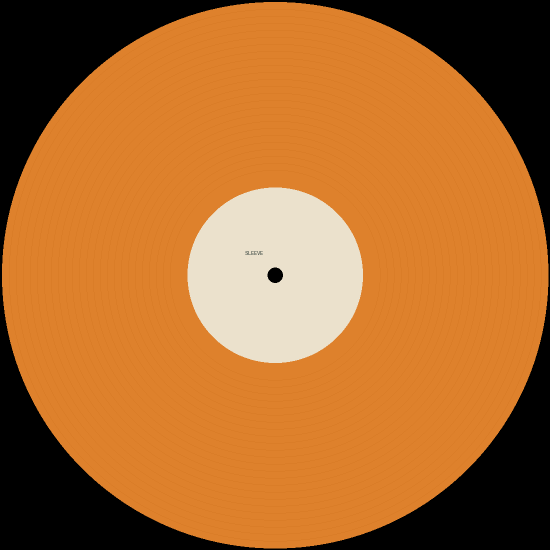
#> input picture Resources/Samples/Oranje-referentie.png, 1100 x 1100 px (shown at 1/2 size)
$ python -i scan_sticker.py   (imports and definitions only)   (older library calls are emulated)
#> lines starting #> are read from the running program, lines starting #| are printed output that depends on the picture
#> further down, picture is the input picture: shape (1100, 1100, 3); mean B, G, R 46.4, 107.2, 172.7
#!/usr/bin/env python3
"""Een sticker uitsnijden uit één scan (de sticker op zijn plastic hoes). Alleen op feiten:

  rechthoek met kader  een gesloten rechthoek met afgeronde hoeken (het gedrukte kader van een Music On
                       Vinyl-sticker); de rand van de sticker ligt rondom op dezelfde afstand erbuiten.
                       Die afstand wordt op alle vier zijden tegelijk gezocht (de zwakste zijde telt).
  rechthoek zonder     een gesloten rechthoek met afgeronde hoeken die zelf de rand is (strook "new album").
  cirkel               een rand die rondom doorloopt, loodrecht op de straal (ronde sticker), precies gemeten
                       in 180 richtingen en een cirkel erdoor.

Uitsnijden met transparante hoeken (rechthoek: afgeronde hoeken; cirkel: echte cirkel). Twijfel als de rand
niet rondom te zien is. Rechtzetten gebeurt daarna in de route, op de tekst (scan_rechtop).

Gebruik: scan_sticker.py scan.png --out sticker.png [--dpi 600]
Uitvoer: één JSON-regel {verdict, why, shape, size_mm, dpi, angle, ...}
"""
import argparse, json, math, os, sys
import numpy as np, cv2

HERE = os.path.dirname(os.path.abspath(__file__)); sys.path.insert(0, HERE)
WORK = 1600            # rekenen op een beeld van ±1600 px (lange zijde)
FILL = 0.95            # een rechthoek met afgeronde hoeken vult zijn omschreven rechthoek voor minstens zoveel
RIM_CIRCLE = 0.6       # zoveel van een cirkel moet als doorlopende rand te zien zijn


# [78 lines left out: functions load, closed_rects, outer_offset, round_rect_mask, not called in this run]


def find_circle(im):
    """Ronde sticker: rand rondom doorlopend en loodrecht op de straal; daarna precies (180 richtingen)."""
    h, w = im.shape[:2]
#> h = 1100; w = 1100
    g = cv2.GaussianBlur(cv2.cvtColor(im, cv2.COLOR_BGR2GRAY), (0, 0), 2).astype(np.float32)
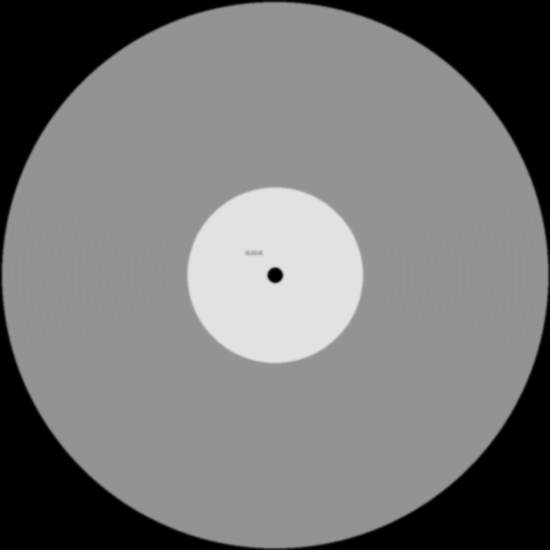
#> g: shape (1100, 1100) float32 (shown at 1/2 size); min 0, max 226, mean 119.8
    gx = cv2.Sobel(g, cv2.CV_32F, 1, 0); gy = cv2.Sobel(g, cv2.CV_32F, 0, 1); mag = np.hypot(gx, gy)
#> after `gx = cv2.Sobel(g, cv2.CV_32F, 1, 0)`:
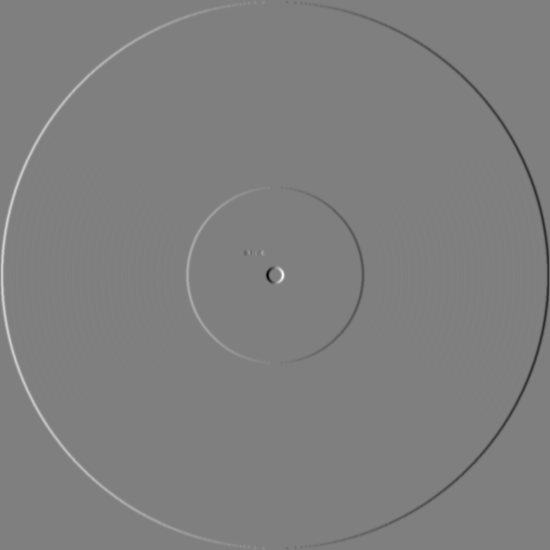
#> gx: shape (1100, 1100) float32 (shown at 1/2 size); min -344, max 344, mean 0; drawn with min black and max white
#> after `gy = cv2.Sobel(g, cv2.CV_32F, 0, 1)`:
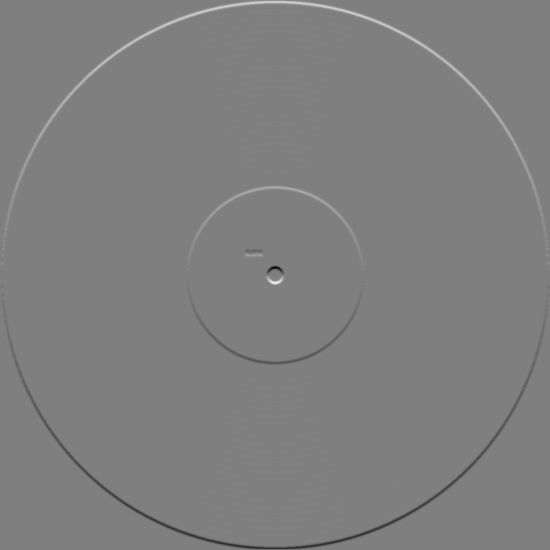
#> gy: shape (1100, 1100) float32 (shown at 1/2 size); min -344, max 344, mean 0; drawn with min black and max white
#> after `mag = np.hypot(gx, gy)`:
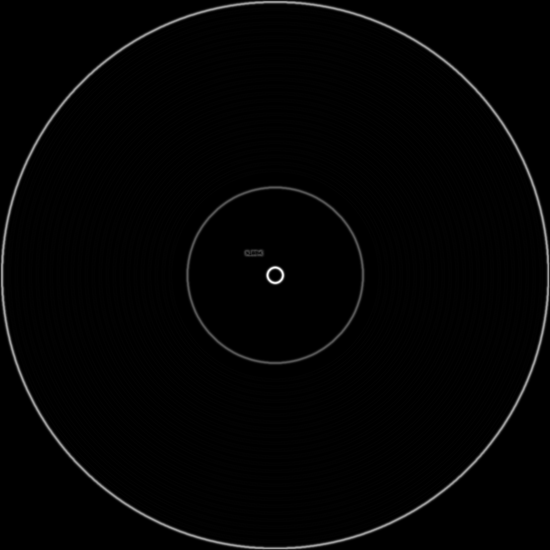
#> mag: shape (1100, 1100) float32 (shown at 1/2 size); min 0, max 348.1, mean 5; drawn with min black and max white
    c = cv2.HoughCircles(g.astype(np.uint8), cv2.HOUGH_GRADIENT, dp=1, minDist=20, param1=80, param2=30,
                         minRadius=int(.08 * min(h, w)), maxRadius=int(.5 * min(h, w)))
#> c = 23 rows, first 8: [549.5, 549.5, 546.3], [534.5, 563.5, 526.3], [563.5, 534.5, 526.3], [565.5, 566.5, 524.1], [529.5, 538.5, 523], [520.5, 520.5, 505.1], [544.5, 524.5, 520.8], [526.5, 585.5, 504]
    best = None
    for x, y, r in (c[0][:30] if c is not None else []):
        hits = n = 0
        for a in np.linspace(0, 2 * np.pi, 360, endpoint=False):
            xs, ys = int(x + r * math.cos(a)), int(y + r * math.sin(a))
            if 2 <= xs < w - 2 and 2 <= ys < h - 2:
                n += 1; win = mag[ys - 2:ys + 3, xs - 2:xs + 3]; j = np.unravel_index(np.argmax(win), win.shape); yy, xx = ys - 2 + j[0], xs - 2 + j[1]
                hits += mag[yy, xx] > 25 and abs(gx[yy, xx] * math.cos(a) + gy[yy, xx] * math.sin(a)) / max(mag[yy, xx], 1e-6) > .8
        if n > 300 and (best is None or hits / n > best[0]):
            best = (hits / n, x, y, r)
#> this loop made 23 passes
#> (x, y, r, best) on pass 1: (549.5, 549.5, 546.3, (1, 549.5, 549.5, 546.3))
    if best is None:
        return None
    s, x, y, r = best
#> s = 1; x = 549.5; y = 549.5; r = 546.3
    pts = []
    for a in np.linspace(0, 2 * np.pi, 180, endpoint=False):
        rs = np.arange(r - 8, r + 8, .5); xs = x + rs * math.cos(a); ys = y + rs * math.sin(a)
        v = cv2.remap(g, xs.astype(np.float32).reshape(1, -1), ys.astype(np.float32).reshape(1, -1), cv2.INTER_LINEAR)[0]
        i = int(np.argmax(np.abs(np.diff(v)))); pts.append((x + rs[i] * math.cos(a), y + rs[i] * math.sin(a)))
#> this loop made 180 passes
#> i on passes 1 to 3: 23, 24, 18
#> after the loop, pts = 180 pairs, first value 3.53 to 1099.5, second value 3.53 to 1099.5
    P = np.array(pts); D, E, F = np.linalg.lstsq(np.c_[P, np.ones(len(P))], -(P ** 2).sum(1), rcond=None)[0]
#> after `P = np.array(pts)`: P has the same summary as pts
#> after `D, E, F = np.linalg.lstsq(np.c_[P, np.ones(len(P))], -(P ** 2).sum(1),`: D = -1100.4; E = -1100.4; F = 306842.8
    return s, -D / 2, -E / 2, math.sqrt(max(D * D / 4 + E * E / 4 - F, 1))


# [144 lines left out: function main, not called in this run]


# [2 lines not run here, left out]

>>> import cv2
>>> picture = cv2.imread('../Samples/Oranje-referentie.png')
>>> result = find_circle(picture)
#> result = (1, 550.2, 550.2, 546.4)
